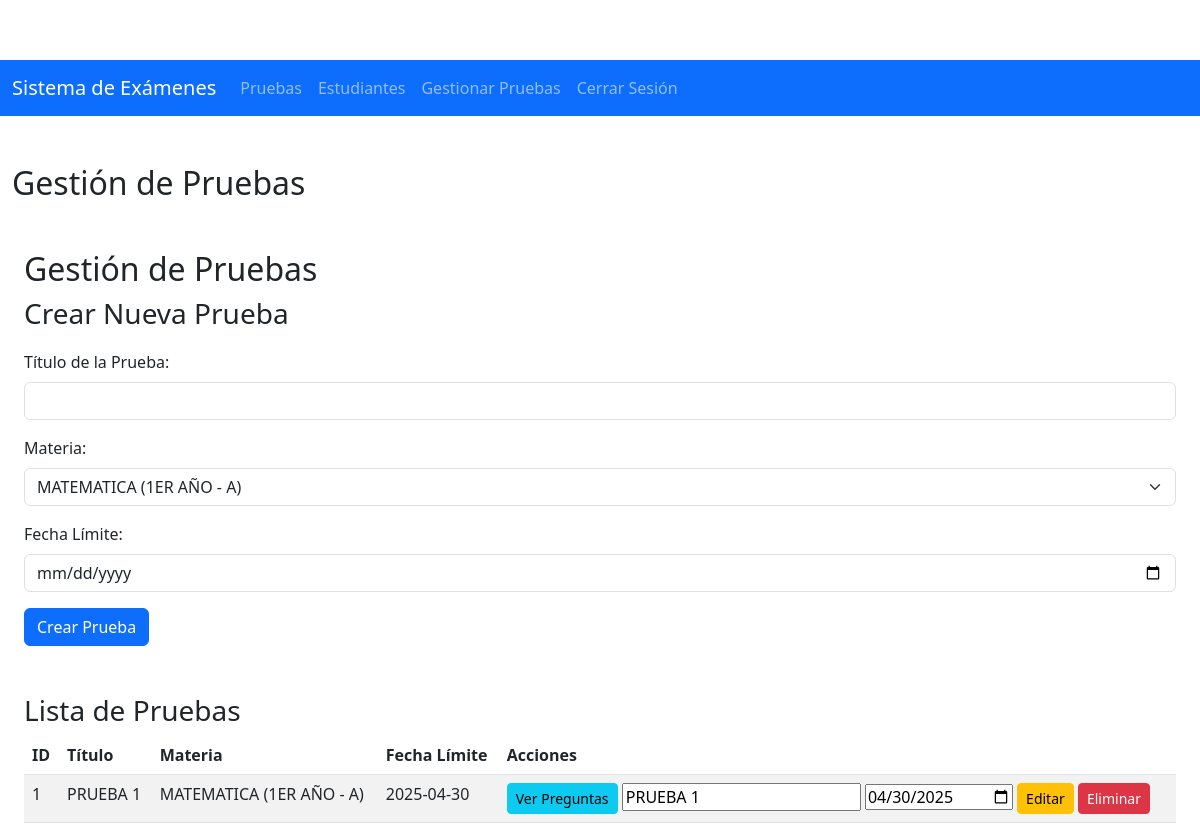
Screenshot of /gestion_pruebas.php (signed in) with the database file from the repository.
### tables this page shows
CREATE TABLE `pruebas` (
  `id_prueba` int(11) NOT NULL,
  `titulo` varchar(255) NOT NULL,
  `id_materia` int(11) NOT NULL,
  `fecha` date NOT NULL
);

CREATE TABLE `materias` (
  `id_materia` int(11) NOT NULL,
  `nombre_materia` varchar(100) NOT NULL,
  `id_grado` int(11) NOT NULL,
  `id_seccion` int(11) NOT NULL
);

CREATE TABLE `grados` (
  `id_grado` int(11) NOT NULL,
  `nombre_grado` varchar(50) NOT NULL
);

CREATE TABLE `secciones` (
  `id_seccion` int(11) NOT NULL,
  `nombre_seccion` varchar(50) NOT NULL,
  `id_grado` int(11) NOT NULL
);

### gestion_pruebas.php (the view, shortened to what this page needs)
<?php
require_once 'includes/db.php';
require_once 'includes/menu.php';
$error = '';
$success = '';
$id_prueba = $_GET['id_prueba'] ?? null;
if ($id_prueba) {
    $stmtPrueba = $pdo->prepare("SELECT p.titulo, g.nombre_grado, s.nombre_seccion
                                 FROM pruebas p
                                 JOIN materias m ON p.id_materia = m.id_materia
                                 JOIN grados g ON m.id_grado = g.id_grado
                                 JOIN secciones s ON m.id_seccion = s.id_seccion
                                 WHERE p.id_prueba = :id_prueba");
    $stmtPrueba->execute(['id_prueba' => $id_prueba]);
    $prueba = $stmtPrueba->fetch(PDO::FETCH_ASSOC);
    $stmtPreguntas = $pdo->prepare("SELECT p.id_pregunta, p.enunciado, p.tipo_pregunta
                                    FROM preguntas p
                                    WHERE p.id_prueba = :id_prueba");
    $stmtPreguntas->execute(['id_prueba' => $id_prueba]);
    $preguntas = $stmtPreguntas->fetchAll(PDO::FETCH_ASSOC);
} else {
    $preguntas = [];
    $stmtPruebas = $pdo->prepare("SELECT p.id_prueba, p.titulo, p.fecha, m.nombre_materia, g.nombre_grado, s.nombre_seccion
                                  FROM pruebas p
                                  JOIN materias m ON p.id_materia = m.id_materia
                                  JOIN grados g ON m.id_grado = g.id_grado
                                  JOIN secciones s ON m.id_seccion = s.id_seccion
                                  WHERE m.id_materia IN (SELECT id_materia FROM profesor_materias WHERE id_profesor = :id_profesor)");
    $stmtPruebas->execute(['id_profesor' => $_SESSION['id_usuario']]);
    $pruebas = $stmtPruebas->fetchAll(PDO::FETCH_ASSOC);
    $stmtMaterias = $pdo->prepare("SELECT m.id_materia, m.nombre_materia, g.nombre_grado, s.nombre_seccion
                                   FROM materias m
                                   JOIN grados g ON m.id_grado = g.id_grado
                                   JOIN secciones s ON m.id_seccion = s.id_seccion
                                   WHERE m.id_materia IN (SELECT id_materia FROM profesor_materias WHERE id_profesor = :id_profesor)");
    $stmtMaterias->execute(['id_profesor' => $_SESSION['id_usuario']]);
    $materias = $stmtMaterias->fetchAll(PDO::FETCH_ASSOC);
}
?>
<!DOCTYPE html>
<html lang="es">
<head>
    <link href="https://cdn.jsdelivr.net/npm/bootstrap@5.3.0-alpha1/dist/css/bootstrap.min.css" rel="stylesheet">
    <link rel="stylesheet" href="css/styles.css">
</head>
<body>
    <div class="container mt-5">
        <h2>Gestión de Pruebas</h2>
        <?php if ($id_prueba): ?>
            <div class="container mt-5">
                <h2>Preguntas de la Prueba: <?php echo htmlspecialchars($prueba['titulo']); ?></h2>
                <p><strong>Grado:</strong> <?php echo htmlspecialchars($prueba['nombre_grado']); ?></p>
                <p><strong>Sección:</strong> <?php echo htmlspecialchars($prueba['nombre_seccion']); ?></p>
                <a href="gestion_pruebas.php" class="btn btn-secondary mb-3">Volver a la Lista de Pruebas</a>
                <?php if ($error): ?>
                    <div class="alert alert-danger"><?php echo $error; ?></div>
                <?php endif; ?>
                <?php if ($success): ?>
                    <div class="alert alert-success"><?php echo $success; ?></div>
                <?php endif; ?>
                <h3>Agregar Pregunta</h3>
                <form method="POST" action="">
                    <input type="hidden" name="id_prueba" value="<?php echo $id_prueba; ?>">
                    <div class="mb-3">
                        <label for="enunciado" class="form-label">Enunciado de la Pregunta:</label>
                        <textarea class="form-control" id="enunciado" name="enunciado" required></textarea>
                    </div>
                    <div class="mb-3">
                        <label for="tipo_pregunta" class="form-label">Tipo de Pregunta:</label>
                        <select class="form-select" id="tipo_pregunta" name="tipo_pregunta" required>
                            <option value="simple">Respuesta Simple</option>
                            <option value="verdadero_falso">Verdadero/Falso</option>
                            <option value="seleccion_simple">Selección Simple</option>
                            <option value="seleccion_multiple">Selección Múltiple</option>
                        </select>
                    </div>
                    <button type="submit" name="crear_pregunta" class="btn btn-primary">Agregar Pregunta</button>
                </form>
                <h3 class="mt-5">Lista de Preguntas</h3>
                <?php if (empty($preguntas)): ?>
                    <p>No hay preguntas registradas para esta prueba.</p>
                <?php else: ?>
                    <table class="table table-striped">
                        <thead>
                            <tr>
                                <th>ID</th>
                                <th>Enunciado</th>
                                <th>Tipo</th>
                                <th>Acciones</th>
                            </tr>
                        </thead>
                        <tbody>
                            <?php foreach ($preguntas as $pregunta): ?>
                                <tr>
                                    <td><?php echo $pregunta['id_pregunta']; ?></td>
                                    <td><?php echo htmlspecialchars($pregunta['enunciado']); ?></td>
                                    <td>
                                        <form method="POST" action="" class="d-inline">
                                            <input type="hidden" name="id_prueba" value="<?php echo $id_prueba; ?>">
                                            <input type="hidden" name="id_pregunta" value="<?php echo $pregunta['id_pregunta']; ?>">
                                            <select name="tipo_pregunta" class="form-select d-inline" required>
                                                <option value="simple" <?php echo $pregunta['tipo_pregunta'] === 'simple' ? 'selected' : ''; ?>>Respuesta Simple</option>
                                                <option value="verdadero_falso" <?php echo $pregunta['tipo_pregunta'] === 'verdadero_falso' ? 'selected' : ''; ?>>Verdadero/Falso</option>
                                                <option value="seleccion_simple" <?php echo $pregunta['tipo_pregunta'] === 'seleccion_simple' ? 'selected' : ''; ?>>Selección Simple</option>
                                                <option value="seleccion_multiple" <?php echo $pregunta['tipo_pregunta'] === 'seleccion_multiple' ? 'selected' : ''; ?>>Selección Múltiple</option>
                                            </select>
                                            <button type="submit" name="editar_tipo_pregunta" class="btn btn-warning btn-sm">Actualizar</button>
                                        </form>
                                    </td>
                                    <td>
                                        <form method="POST" action="" class="d-inline">
                                            <input type="hidden" name="id_prueba" value="<?php echo $id_prueba; ?>">
                                            <input type="hidden" name="id_pregunta" value="<?php echo $pregunta['id_pregunta']; ?>">
                                            <input type="text" name="enunciado" value="<?php echo htmlspecialchars($pregunta['enunciado']); ?>" required>
                                            <button type="submit" name="editar_pregunta" class="btn btn-warning btn-sm">Editar</button>
                                        </form>
                                        <a href="?id_prueba=<?php echo $id_prueba; ?>&eliminar_pregunta=<?php echo $pregunta['id_pregunta']; ?>" class="btn btn-danger btn-sm" onclick="return confirm('¿Estás seguro de eliminar esta pregunta?');">Eliminar</a>
                                    </td>
                                </tr>
                            <?php endforeach; ?>
                        </tbody>
                    </table>
                <?php endif; ?>
            </div>
        <?php else: ?>
            <div class="container mt-5">
                <h2>Gestión de Pruebas</h2>
                <h3>Crear Nueva Prueba</h3>
                <form method="POST" action="">
                    <div class="mb-3">
                        <label for="titulo" class="form-label">Título de la Prueba:</label>
                        <input type="text" class="form-control" id="titulo" name="titulo" required>
                    </div>
                    <div class="mb-3">
                        <label for="id_materia" class="form-label">Materia:</label>
                        <select class="form-select" id="id_materia" name="id_materia" required>
                            <?php foreach ($materias as $materia): ?>
                                <option value="<?php echo $materia['id_materia']; ?>">
                                    <?php echo htmlspecialchars($materia['nombre_materia'] . ' (' . $materia['nombre_grado'] . ' - ' . $materia['nombre_seccion'] . ')'); ?>
                                </option>
                            <?php endforeach; ?>
                        </select>
                    </div>
                    <div class="mb-3">
                        <label for="fecha" class="form-label">Fecha Límite:</label>
                        <input type="date" class="form-control" id="fecha" name="fecha" required>
                    </div>
                    <button type="submit" name="crear_prueba" class="btn btn-primary">Crear Prueba</button>
                </form>
                <h3 class="mt-5">Lista de Pruebas</h3>
                <table class="table table-striped">
                    <thead>
                        <tr>
                            <th>ID</th>
                            <th>Título</th>
                            <th>Materia</th>
                            <th>Fecha Límite</th>
                            <th>Acciones</th>
                        </tr>
                    </thead>
                    <tbody>
                        <?php foreach ($pruebas as $prueba): ?>
                            <tr>
                                <td><?php echo $prueba['id_prueba']; ?></td>
                                <td><?php echo htmlspecialchars($prueba['titulo']); ?></td>
                                <td><?php echo htmlspecialchars($prueba['nombre_materia'] . ' (' . $prueba['nombre_grado'] . ' - ' . $prueba['nombre_seccion'] . ')'); ?></td>
                                <td><?php echo htmlspecialchars($prueba['fecha']); ?></td>
                                <td>
                                    <a href="?id_prueba=<?php echo $prueba['id_prueba']; ?>" class="btn btn-info btn-sm">Ver Preguntas</a>
                                    <form method="POST" action="" class="d-inline">
                                        <input type="text" name="titulo" value="<?php echo htmlspecialchars($prueba['titulo']); ?>" required>
                                        <input type="date" name="fecha" value="<?php echo htmlspecialchars($prueba['fecha']); ?>" required>
                                        <button type="submit" name="editar_prueba" class="btn btn-warning btn-sm">Editar</button>
                                    </form>
                                    <a href="?eliminar_prueba=<?php echo $prueba['id_prueba']; ?>" class="btn btn-danger btn-sm" onclick="return confirm('¿Estás seguro de eliminar esta prueba?');">Eliminar</a>
                                </td>
                            </tr>
                        <?php endforeach; ?>
                    </tbody>
                </table>
            </div>
        <?php endif; ?>
    </div>
</body>
</html>

### css/styles.css (style rules this page uses)
body { padding-top: 60px; }
.container { max-width: 1200px; }
form { margin-top: 20px; }

### rows the page displays
pruebas: id_prueba "1", titulo "PRUEBA 1", id_materia.nombre_seccion "MATEMATICA (1ER AÑO - A)", fecha "2025-04-30", fecha "04/30/2025"

### other values shown
form field id_materia "MATEMATICA (1ER AÑO - A)"
